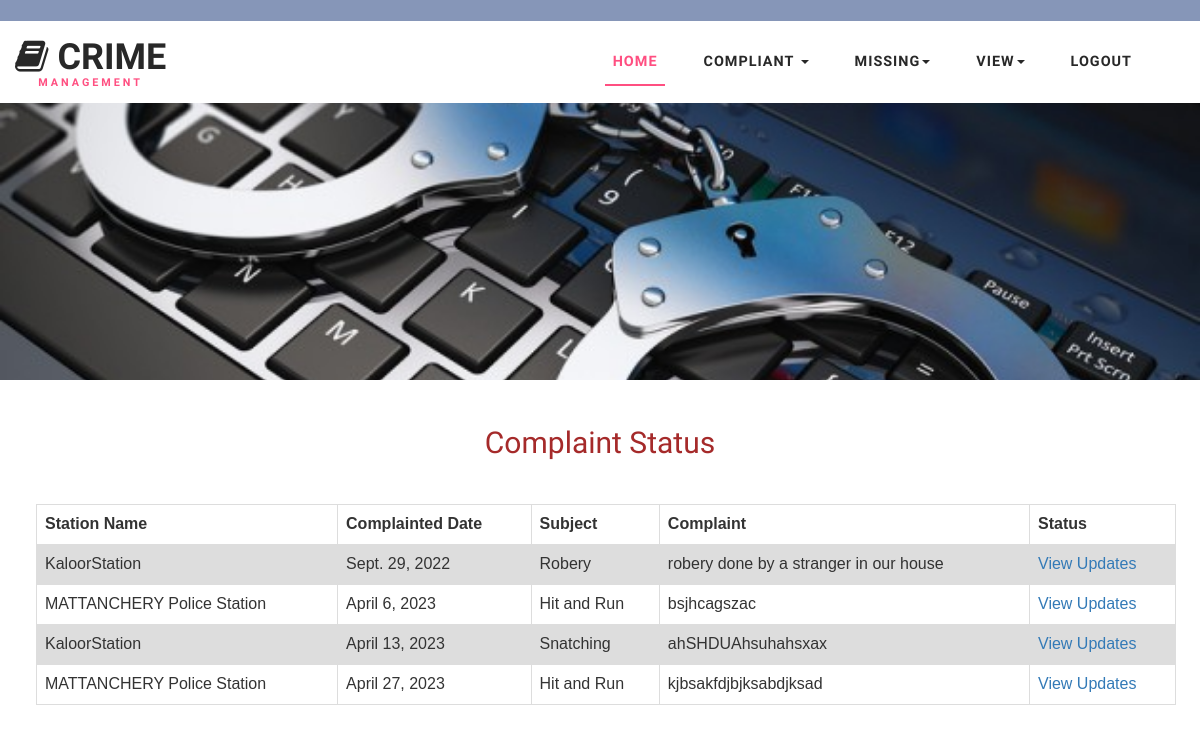
The app's page /userviewcomplaintstatus (signed in) with its own data.
### crimeapp/models.py (models this page shows)
class Complaint(models.Model):
    sid=models.ForeignKey(Station,on_delete=models.CASCADE,blank=True,null=True)
    pid=models.ForeignKey(Publicuser,on_delete=models.CASCADE,blank=True,null=True)
    comptitle=models.CharField(max_length=100)
    desc=models.CharField(max_length=100)
    identification=models.CharField(max_length=100)
    cdate=models.DateField(auto_now=True)
    status=models.CharField(max_length=100)

class Station(models.Model):
    name=models.CharField(max_length=100)
    address=models.CharField(max_length=100)
    email=models.CharField(max_length=100)
    contact=models.CharField(max_length=100)
    district=models.CharField(max_length=100,null=True)

### crimeapp/views.py (the view)
# urls.py: path('userviewcomplaintstatus', views.userviewcomplaintstatus),
def userviewcomplaintstatus(request):
    cid = request.session["id"]
    cmp=Complaint.objects.filter(pid__id=cid)
    cu = Complaintupdate.objects.filter(cid__pid__id=cid)
    return render(request, 'userviewcomplaintstatus.html', {'cmp':cmp,'cu':cu})

### template/userviewcomplaintstatus.html (shortened to what this page needs)
{% extends 'userheader.html' %}
{% block content1 %}
<form method="POST">
<br>
<br>
<h2 align="center" style="color:brown"> Complaint Status</h2>
<br>
<br>
<table align="center">
    {% if cmp %}
   <tr>
    <th>Station Name</th>
    <th>Complainted Date</th>
    <th>Subject</th>
    <th>Complaint</th>
    <th>Status</th>
   </tr>
    {% for x in cmp %}
    <tr>
        <td>{{x.sid.name}}</td>
        <td>{{x.cdate}}</td>
        <td>{{x.comptitle}}</td>
        <td>{{x.desc}}</td>
        {% if x.status != 'registered' %}
        {% if cu %}
        <td><a href='/userviewcomplaintresponse?id={{x.id}}'>View Updates</a></td>
        {% endif %}
        {% else %}
        <td>{{x.status}}</td>
        {% endif %}
    </tr>
    {% endfor %}
    {% else %}
   <center><h1>No Data Found</h1></center>
    {% endif %}
</table>
{% endblock %}

### static/css/style.css (style rules this page uses)
html, body { margin: 0; font-size: 100%; background: #fff; font-family: 'Work Sans', sans-serif; }
body a { text-decoration: none; transition: 0.5s all; -webkit-transition: 0.5s all; -moz-transition: 0.5s all; -o-transition: 0.5s all; -ms-transition: 0.5s all; }
h1, h2, h3, h4, h5, h6 { margin: 0; font-family: 'Work Sans', sans-serif; }

### template/userviewcomplaintstatus.html (style rules this page uses)
table { font-family: arial, sans-serif; border-collapse: collapse; width: 95%; margin-left: 3%; border: #000000; }
td, th { border: 1px solid #dddddd; text-align: left; padding: 8px; }
tr:nth-child(even) { background-color: #dddddd; }

### records on screen
Complaint: sid.name "KaloorStation", cdate "Sept. 29, 2022", comptitle "Robery", desc "robery done by a stranger in our house"
Complaint: sid.name "MATTANCHERY Police Station", cdate "April 6, 2023", comptitle "Hit and Run", desc "bsjhcagszac"
Complaint: sid.name "KaloorStation", cdate "April 13, 2023", comptitle "Snatching", desc "ahSHDUAhsuhahsxax"
Complaint: sid.name "MATTANCHERY Police Station", cdate "April 27, 2023", comptitle "Hit and Run", desc "kjbsakfdjbjksabdjksad"
